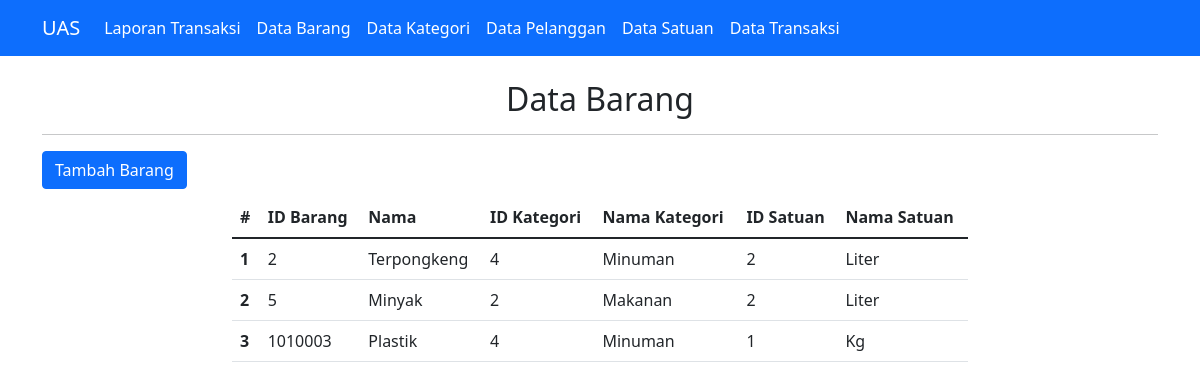
/tampil_barang.php, run on the app's committed database.
### tables this page shows
CREATE TABLE `barang` (
  `id_barang` int(11) NOT NULL,
  `nama_barang` varchar(100) NOT NULL,
  `id_kategori` int(11) NOT NULL,
  `id_satuan` int(11) NOT NULL
);

CREATE TABLE `kategori` (
  `id_kategori` int(11) NOT NULL,
  `nama_kategori` varchar(100) NOT NULL
);

CREATE TABLE `satuan` (
  `id_satuan` int(11) NOT NULL,
  `nama` varchar(100) NOT NULL
);

### tampil_barang.php (the view, shortened to what this page needs)
<!doctype html>
<html lang="en">
<head>
    <link href="https://cdn.jsdelivr.net/npm/bootstrap@5.1.3/dist/css/bootstrap.min.css" rel="stylesheet">
</head>
<body>
<?php include "navbar.php"; ?>
    <div class="container">
        <div class="row mt-4">
            <div class="col">
                <center>
                    <h2>Data Barang</h2>
                    <hr>
                </center>
                <a href="input_barang.php"><button type="button" class="btn btn-primary">Tambah Barang</button></a>
            </div>
        </div>
    </div>
    <div class="container">
        <div class="row mt-2">
            <div class="col-md-8 offset-md-2">
                <table class="table">
                    <thead>
                        <tr>
                            <th scope="col">#</th>
                            <th scope="col">ID Barang</th>
                            <th scope="col">Nama</th>
                            <th scope="col">ID Kategori</th>
                            <th scope="col">Nama Kategori</th>
                            <th scope="col">ID Satuan</th>
                            <th scope="col">Nama Satuan</th>
                        </tr>
                    </thead>
                    <tbody>
                        <?php
                        include "koneksi.php";
$data = mysqli_query($conn, "SELECT barang.id_barang, barang.nama_barang, barang.id_kategori, kategori.nama_kategori, barang.id_satuan, satuan.nama
FROM ((barang
INNER JOIN kategori ON barang.id_kategori = kategori.id_kategori)
INNER JOIN satuan ON barang.id_satuan = satuan.id_satuan);");
                        $nomor = 1;
                        while ($d = mysqli_fetch_array($data)) { ?>
                            <tr>
                                <th scope="row"><?php echo $nomor++ ?></th>
                                <td><?php echo $d['id_barang']; ?></td>
                                <td><?php echo $d['nama_barang']; ?></td>
                                <td><?php echo $d['id_kategori']; ?></td>
                                <td><?php echo $d['nama_kategori']; ?></td>
                                <td><?php echo $d['id_satuan']; ?></td>
                                <td><?php echo $d['nama']; ?></td>
                            </tr>
                        <?php }; ?>
                    </tbody>
                </table>
            </div>
        </div>
    </div>
</body>
</html>

### navbar.php (shortened to what this page needs)
<!doctype html>
<html lang="en">
<head>
    <link href="https://cdn.jsdelivr.net/npm/bootstrap@5.1.3/dist/css/bootstrap.min.css" rel="stylesheet">
</head>
<body>
    <nav class="navbar navbar-expand-lg navbar-dark bg-primary">
        <div class="container">
            <a class="navbar-brand" href="index.php">UAS </a>
            <div class="collapse navbar-collapse" id="navbarNavAltMarkup">
                <div class="navbar-nav">
                <a class="nav-link active" href="index.php">Laporan Transaksi</a>
                    <a class="nav-link active" href="tampil_barang.php">Data Barang</a>
                    <a class="nav-link active" href="tampil_kategori.php">Data Kategori</a>
                    <a class="nav-link active" href="tampil_pelanggan.php">Data Pelanggan</a>
                    <a class="nav-link active" href="tampil_satuan.php">Data Satuan</a>
                    <a class="nav-link active" href="tampil_transaksi.php">Data Transaksi</a>
                </div>
            </div>
        </div>
    </nav>
</body>
</html>

### data on the page
barang: id_barang "2", nama_barang "Terpongkeng", id_kategori "4", id_kategori.nama_kategori "Minuman", id_satuan "2", id_satuan.nama "Liter"
barang: id_barang "5", nama_barang "Minyak", id_kategori "2", id_kategori.nama_kategori "Makanan", id_satuan "2", id_satuan.nama "Liter"
barang: id_barang "1010003", nama_barang "Plastik", id_kategori "4", id_kategori.nama_kategori "Minuman", id_satuan "1", id_satuan.nama "Kg"
